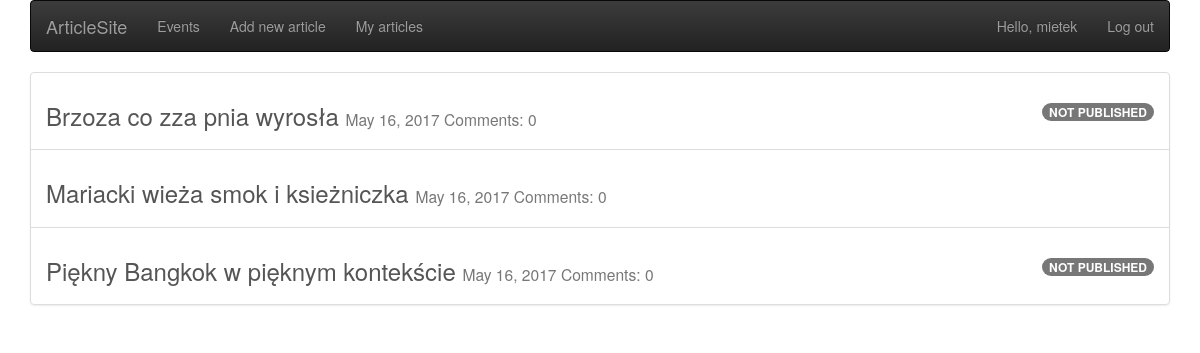
/my_article/ (signed in), run on the app's committed database.
### newspaper/models.py (models this page shows, shortened)
class Article(models.Model):
    author = models.ForeignKey('auth.User', related_name='articles')
    date = models.DateField(default=timezone.now)
    title = models.CharField(max_length=200)
    content = models.TextField()
    is_published = models.BooleanField(default=False)
    photo = models.ImageField(upload_to='pictures', null=True, blank=True)
    def __str__(self):
        return str(self.title)

### newspaper/views.py (the view)
# urls.py: url(r'^my_article/$', views.my_article, name='my_article'),
def my_article(request):
    if not request.user.is_authenticated:
        return render(request, 'errors/401.html', status=401)
    articles_list = Article.objects.filter(author=request.user).order_by('-date')
    return render(request, 'newspaper/my_article.html', {'article_list': articles_list})

### newspaper/templates/newspaper/my_article.html
{% extends 'newspaper/home.html' %}
{% block content %}
    <div class="list-group">
    {% for article in article_list %}
        <a href="{% url 'article_detail' pk=article.pk %}" class="list-group-item">
            <h3>{{ article }} <small>{{ article.date }} Comments: {{ article.comments.count }}</small>
            {% if article.is_published == False %}<span class="badge pull-right">NOT PUBLISHED</span>{% endif %}
            </h3>
        </a>
    {% endfor %}
    </div>
{% endblock %}

### newspaper/templates/newspaper/home.html (shortened to what this page needs)
<!DOCTYPE html>
<html lang="en">
<head>
    <link rel="stylesheet" href="//maxcdn.bootstrapcdn.com/bootstrap/3.2.0/css/bootstrap.min.css">
    <link rel="stylesheet" href="//maxcdn.bootstrapcdn.com/bootstrap/3.2.0/css/bootstrap-theme.min.css">
    {% load static %}
    <link rel="stylesheet" type="text/css" href="{% static "newspaper/css/customStylesheet.css" %}">
</head>
<body>
    <div class="container">
        <nav class="navbar navbar-inverse bg-inverse">
          <div class="container-fluid">
            <div class="navbar-header">
              <a class="navbar-brand" href="/" >ArticleSite</a>
            </div>
            <ul class="nav navbar-nav">
              <li><a href="{% url 'event_list' %}">Events</a></li>
              {% if user.is_authenticated %}
                  <li><a href="{% url 'article_new' %}" >Add new article</a></li>
                  <li><a href="{% url 'my_article' %}" >My articles</a></li>
              {% endif %}
            </ul>
            <ul class="nav navbar-nav navbar-right">
              {% if user.is_authenticated %}
                  <li><a>Hello, {{ user.username }}</a></li>
                  <li><a href="{% url 'logout' %}">Log out</a></li>
              {% else %}
                <li><a href="{% url 'user_new' %}"><span class="glyphicon glyphicon-user"></span> Register</a></li>
                <li><a href="{% url 'login' %}"><span class="glyphicon glyphicon-log-in"></span> Login</a></li>
              {% endif %}
            </ul>
          </div>
        </nav>
    </div>
        <div class="content container">
            {% block content %}
            {% endblock %}
        </div>
</body>
</html>

### data on the page
Article: title "Brzoza co zza pnia wyrosła", date "May 16, 2017", comments.count "0", is_published "NOT PUBLISHED"
Article: title "Mariacki wieża smok i ksieżniczka", date "May 16, 2017", comments.count "0"
Article: title "Piękny Bangkok w pięknym kontekście", date "May 16, 2017", comments.count "0", is_published "NOT PUBLISHED"

### other printed values
{{ user.username }} "mietek"
